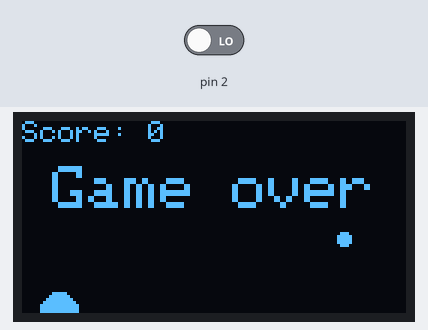
Bench run of a sketch on a simulated Arduino Uno, built with avr-gcc and run on an emulated ATmega328P. Parts: 128×64 one-colour display. The test bench sets the inputs (shaded band); at power-on: pin 2 LOW. Random numbers use the default seed unless the sketch sets one; what the sketch prints to the serial monitor is not drawn.

Above: at 1.2 s.
1.3 s: pin 2 driven HIGH
At 3.29 s:
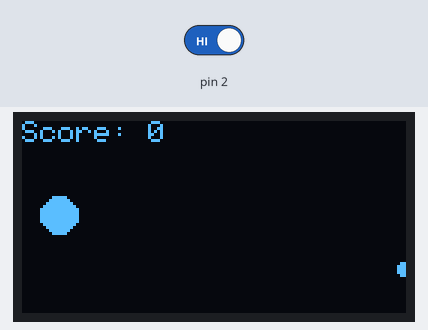
4.3 s: pin 2 driven LOW
At 6.61 s:
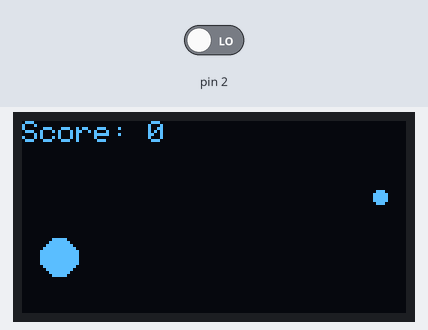
7.3 s: pin 2 driven HIGH
At 11.2 s:
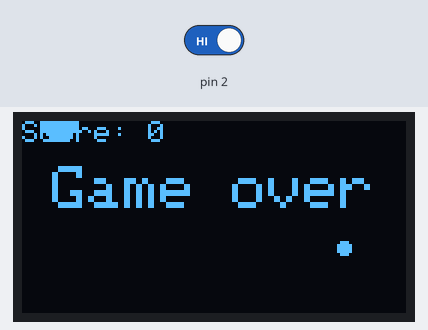
Timing chart, 0 to 12.7 s (numbered marks = the images above; inputs shaded):
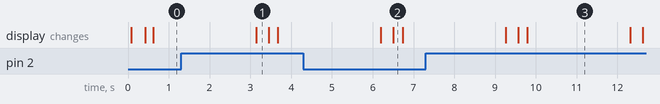

The sketch:

floppy_bird.ino
```cpp
// Pouzijeme knihovnu, ktera umi pracovat s displayem
#include <Adafruit_SSD1306.h>

// Promenna "oled" je nas pripojeny display
#define OLED_RESET 4
Adafruit_SSD1306 oled(OLED_RESET);

// Nas pripojeny display ma 64 radku, pokud v knihovne Adafruit_SSD1306.h
// neni nastaveny 64 radkovy, kod nepujde nahrat do Arduina
#if (SSD1306_LCDHEIGHT != 64)
#error("Height incorrect, please fix Adafruit_SSD1306.h!");
#endif

// float je typ promenne s desetinnou carkou
// obstacle (cesky "prekazka") ma souradnici x, y, zrychleni (v jako velocity) a
// velikost (s jako size)
float obstacle_x, obstacle_y, obstacle_v, obstacle_s;
// player (cesky "hrac") ma souradnici x, y, zrychleni (v jako velocity) a
// velikost (s jako size)
float player_x, player_y, player_v, player_s;

// int je typ promenne pro cele cislo
int score;

void setup() {

  // Tlacitko je pripojeno na digitalni pin 2
  pinMode(2, INPUT);

  Serial.begin(9600);

  // Zahajime praci s displayem
  oled.begin(SSD1306_SWITCHCAPVCC, 0x3C);
  oled.setTextSize(1);        // Nastavime nejmensi velikost textu
  oled.setTextColor(WHITE);   // Nastavime barvu na bilou (nas jednobarevny display stejne jinou neumi)
  oled.clearDisplay();        // Smazaeme vse, co je na display nakresleno
  oled.display();             // Zobrazime vse, co jsme nakreslili (takze zatim cernou obrazovku)

  // Zavolame funkci restart_game()
  restart_game(true);
}

void loop() {
  obstacle_v += 0.2;          // Zvysime prekazce rychlost o 0.2
  obstacle_x -= obstacle_v;   // Posuneme prekazku doleva o takovou hodnotu, jako je aktualni rychlost
  if (obstacle_x < 0) {       // Kdyz bude prekazka uplne vlevo, tak vytvorime novou (funkce restart_obstacle) a zvysime skore
    restart_obstacle();
    score++;
  }

  if (digitalRead(2)) {
    player_v -= 0.3;          // Pokud je tlacitko na pinu 2 stisknute, snizime hracovu rychlost
  } else {
    player_v += 0.3;          // Pokud neni tlacitko na pinu 2 stisknute, zvysime hracovu rychlost
  }
  player_y += player_v;       // Posuneme hrace dolu o takovou hodnotu, jako je aktualni rychlost
                              // Pokud bude rychlost zaporna,tak se neposouva dolu, ale nahoru

  // Konec hry, kdyz hrac je moc nahore, moc dole nebo prekazka narazi do hrace
  if (
    player_y < 0 ||
    player_y > oled.height() ||
    // Vypocet vzdalenosti dvou bodu: odmocnina((Ax - Bx)^2 + (Ay - By)^2)
    sqrt((player_x - obstacle_x) * (player_x - obstacle_x) + (player_y - obstacle_y) * (player_y - obstacle_y)) < player_s + obstacle_s
  ) {
    Serial.println("Game over");
    restart_game(false);      // Zavolame funkci restart_game()
    return;
  }

  // Kresli score vlevo nahoru (souradnice 0, 0)
  oled.clearDisplay();
  oled.setCursor(0, 0);
  oled.print("Score: ");
  oled.print(score);

  // Kresli hrace
  oled.fillCircle(player_x, player_y, player_s, WHITE);

  // Kresli prekazku
  oled.fillCircle(obstacle_x, obstacle_y, obstacle_s, WHITE);

  // Zobraz vse, co bylo dosud nakresleno
  oled.display();
  delay(10);
}

// Nase vlastni funkce, kde nastavime prostredi tak, jako pri startu hry
void restart_game(bool init) {
  restart_obstacle();
  player_x = oled.width() / 10;
  player_y = oled.height() / 2;
  player_v = 0;
  player_s = 6;
  score = 0;

  // Pokud byla funkce zavolana s parametrem true, dal pokracovat nebude
  if (init) {
    return;
  }

  // Pokud byla funkce zavolana s parametrem false, tak se jeste zobrazi
  // napis "Game over" na 2.5 vteriny
  oled.setTextSize(2);
  oled.setCursor(10, 15);
  oled.print("Game over");
  oled.display();
  delay(2500);
  oled.setTextSize(1);
}

// Nase vlastni funkce, kde nastavime prekazku
void restart_obstacle() {
  obstacle_x = oled.width();
  obstacle_y = random(oled.height()); // Vyska prekazky bude nahodne cislo
  obstacle_v = 0;
  obstacle_s = 2;
}
```
